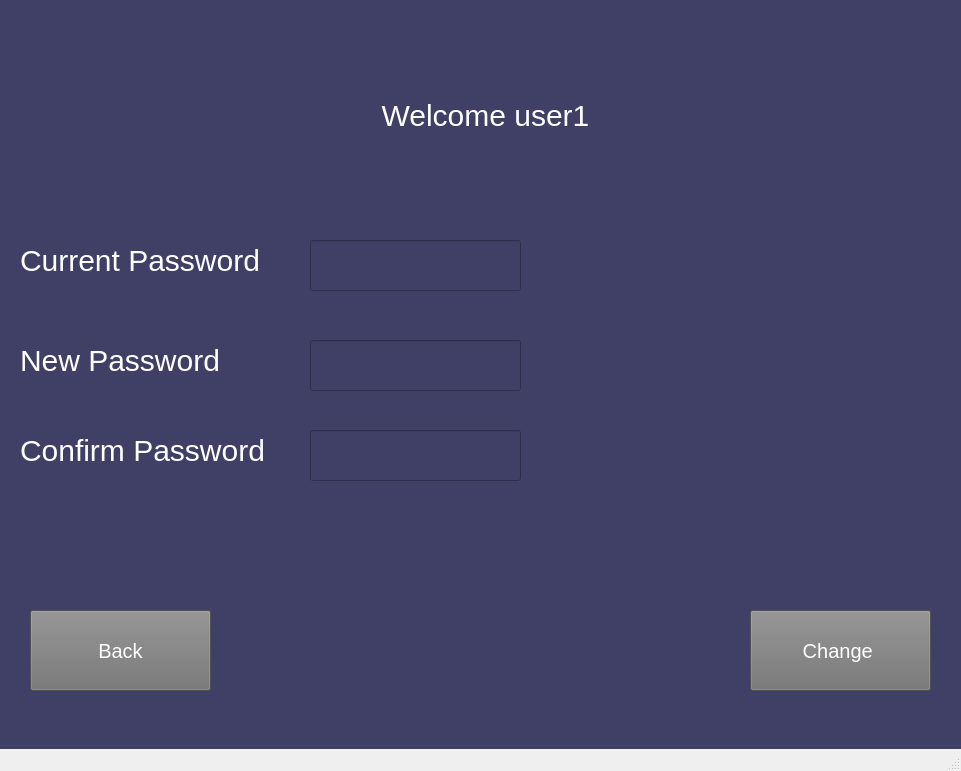
<?xml version="1.0" encoding="UTF-8"?>
<ui version="4.0">
 <class>MainWindow</class>
 <widget class="QMainWindow" name="MainWindow">
  <property name="geometry">
   <rect>
    <x>0</x>
    <y>0</y>
    <width>961</width>
    <height>771</height>
   </rect>
  </property>
  <property name="windowTitle">
   <string>MainWindow</string>
  </property>
  <widget class="QWidget" name="centralwidget">
   <widget class="QWidget" name="widget" native="true">
    <property name="geometry">
     <rect>
      <x>0</x>
      <y>-40</y>
      <width>971</width>
      <height>811</height>
     </rect>
    </property>
    <property name="styleSheet">
     <string notr="true">background-color:#404066;</string>
    </property>
    <widget class="QLabel" name="label">
     <property name="geometry">
      <rect>
       <x>340</x>
       <y>120</y>
       <width>291</width>
       <height>71</height>
      </rect>
     </property>
     <property name="styleSheet">
      <string notr="true">font:30px ; 
color: white;</string>
     </property>
     <property name="text">
      <string>Welcome user1</string>
     </property>
     <property name="alignment">
      <set>Qt::AlignCenter</set>
     </property>
    </widget>
    <widget class="QLabel" name="label_2">
     <property name="geometry">
      <rect>
       <x>20</x>
       <y>270</y>
       <width>261</width>
       <height>61</height>
      </rect>
     </property>
     <property name="styleSheet">
      <string notr="true">font:30px ; 
color: white;</string>
     </property>
     <property name="text">
      <string>Current Password</string>
     </property>
    </widget>
    <widget class="QPushButton" name="Change_B">
     <property name="geometry">
      <rect>
       <x>750</x>
       <y>650</y>
       <width>181</width>
       <height>81</height>
      </rect>
     </property>
     <property name="styleSheet">
      <string notr="true">font:20px ; 
background-color: rgb(115, 115, 115);
color: white;</string>
     </property>
     <property name="text">
      <string>Change </string>
     </property>
    </widget>
    <widget class="QPushButton" name="Back_To_Edit_B">
     <property name="geometry">
      <rect>
       <x>30</x>
       <y>650</y>
       <width>181</width>
       <height>81</height>
      </rect>
     </property>
     <property name="styleSheet">
      <string notr="true">font:20px ; 
background-color: rgb(115, 115, 115);
color: white;</string>
     </property>
     <property name="text">
      <string>Back</string>
     </property>
    </widget>
    <widget class="QLineEdit" name="Current_Pass">
     <property name="geometry">
      <rect>
       <x>310</x>
       <y>280</y>
       <width>211</width>
       <height>51</height>
      </rect>
     </property>
    </widget>
    <widget class="QLabel" name="label_3">
     <property name="geometry">
      <rect>
       <x>20</x>
       <y>370</y>
       <width>261</width>
       <height>61</height>
      </rect>
     </property>
     <property name="styleSheet">
      <string notr="true">font:30px ; 
color: white;</string>
     </property>
     <property name="text">
      <string>New Password</string>
     </property>
    </widget>
    <widget class="QLineEdit" name="New_Pass">
     <property name="geometry">
      <rect>
       <x>310</x>
       <y>380</y>
       <width>211</width>
       <height>51</height>
      </rect>
     </property>
    </widget>
    <widget class="QLabel" name="label_4">
     <property name="geometry">
      <rect>
       <x>20</x>
       <y>460</y>
       <width>261</width>
       <height>61</height>
      </rect>
     </property>
     <property name="styleSheet">
      <string notr="true">font:30px ; 
color: white;</string>
     </property>
     <property name="text">
      <string>Confirm Password</string>
     </property>
    </widget>
    <widget class="QLineEdit" name="Confirm_New_Pass">
     <property name="geometry">
      <rect>
       <x>310</x>
       <y>470</y>
       <width>211</width>
       <height>51</height>
      </rect>
     </property>
    </widget>
   </widget>
  </widget>
  <widget class="QMenuBar" name="menubar">
   <property name="geometry">
    <rect>
     <x>0</x>
     <y>0</y>
     <width>961</width>
     <height>21</height>
    </rect>
   </property>
  </widget>
  <widget class="QStatusBar" name="statusbar"/>
 </widget>
 <resources/>
 <connections/>
</ui>
